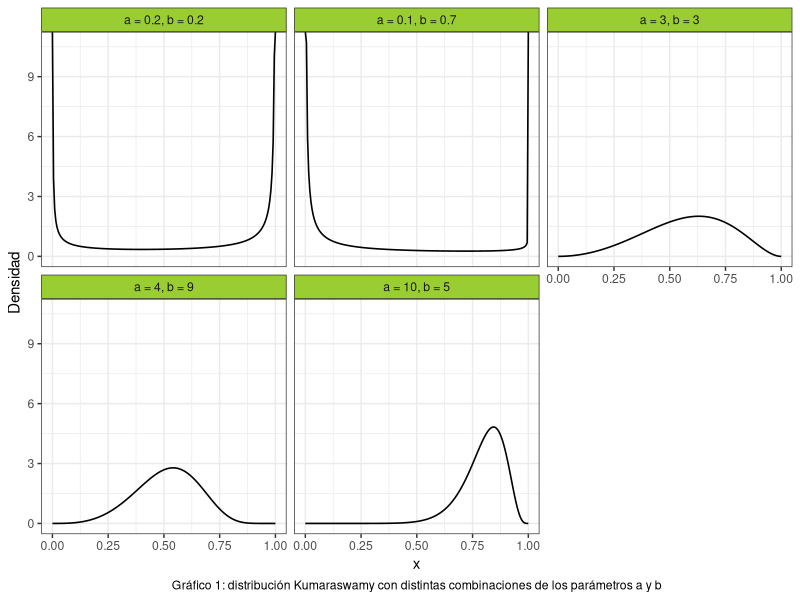
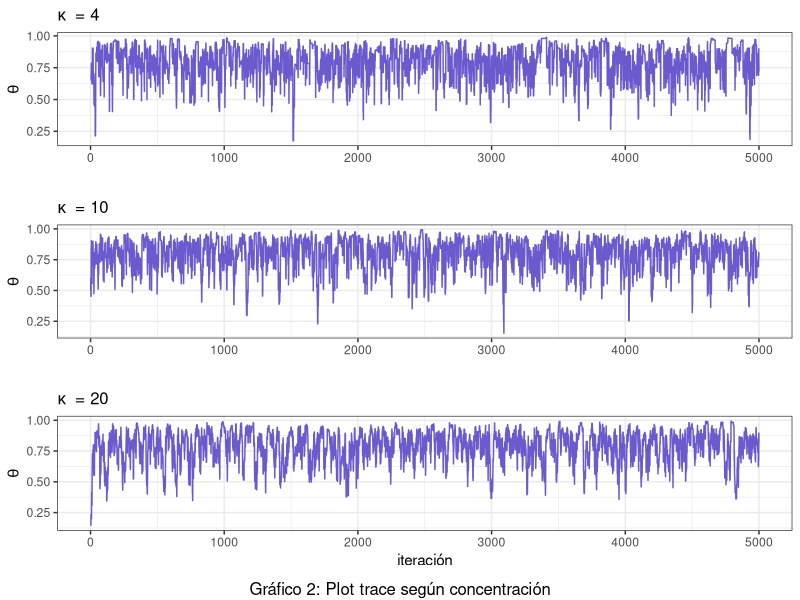
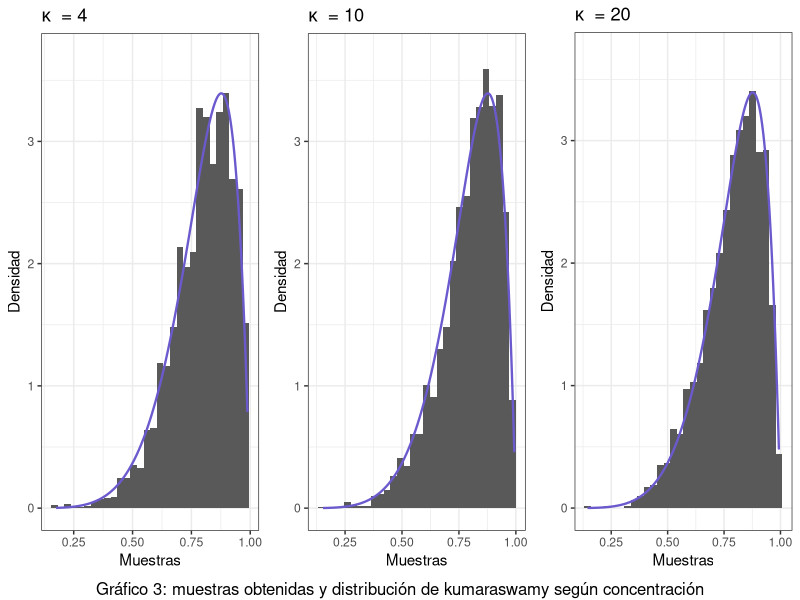
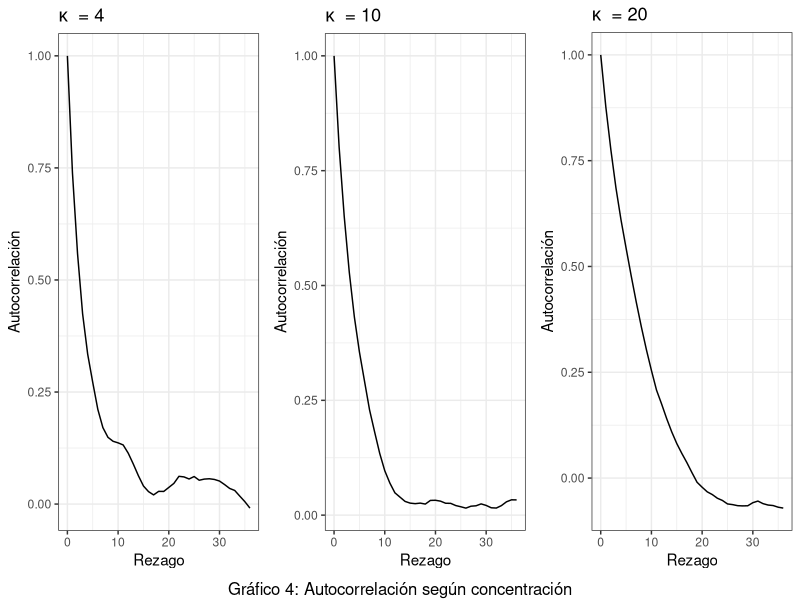
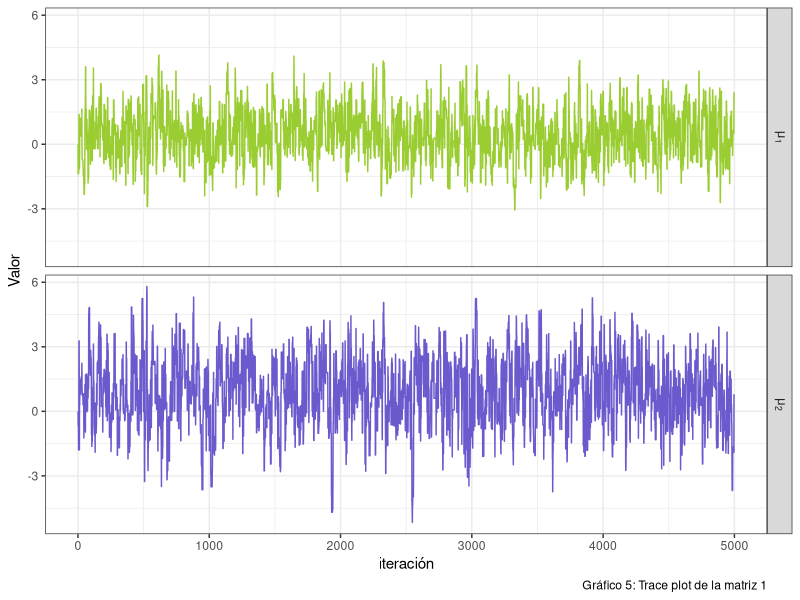
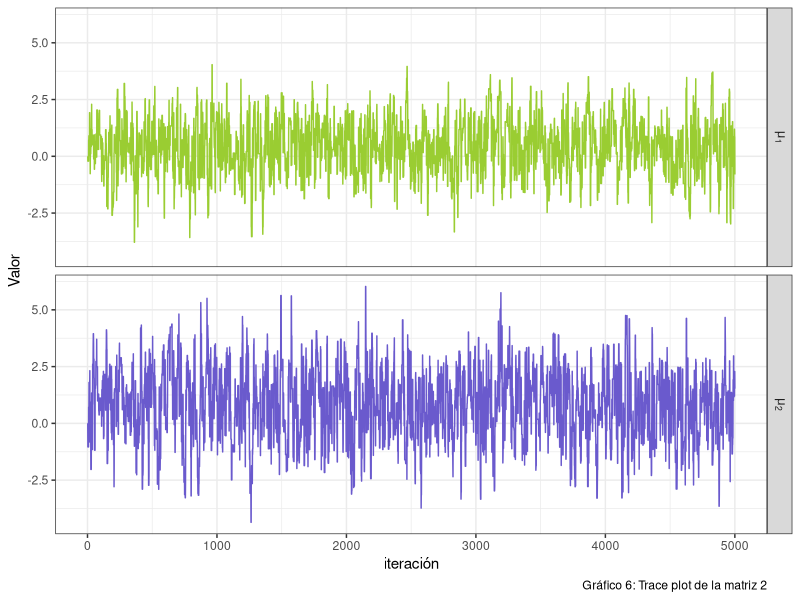
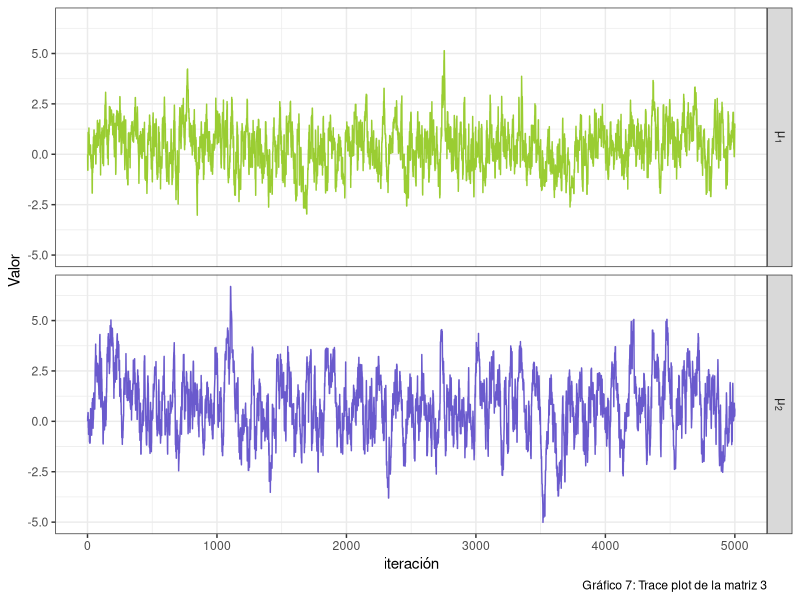
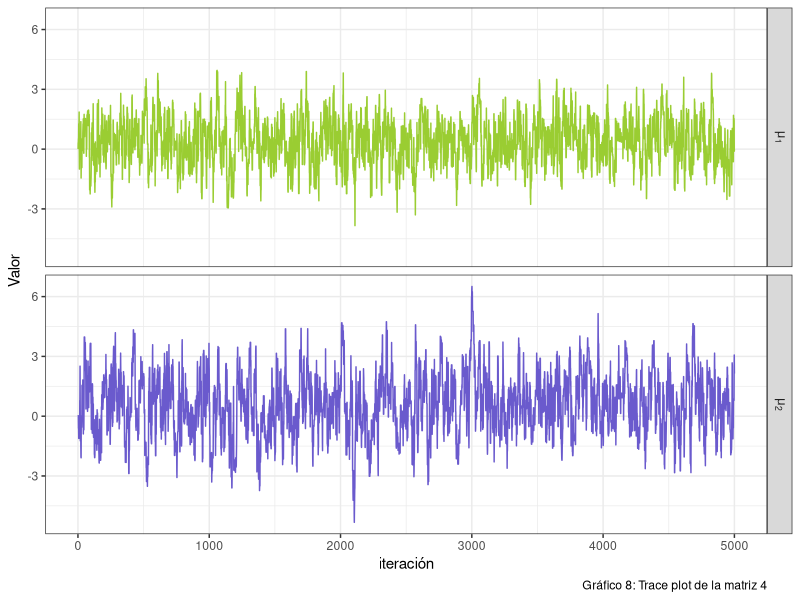

Reproduce these figures in R, in order.
## ---- chunk 1
#Librerias
library(ggplot2)
library(dplyr)
library(gridExtra)
library(kableExtra)
library(stats)
library(mvtnorm)
set.seed(394)
## ---- chunk 2
# Función de Metropolis-Hastings

cant_saltos <- 0  # se inicia en 0 el contador de saltos

sample_mh <- function(d_objetivo, r_propuesta, d_propuesta, p_inicial, n) {
  muestras <- matrix(nrow = n, ncol = length(p_inicial))
  muestras[1, ] <- p_inicial
  
  for(i in 2:n) {
    p_actual <- muestras[i-1,]
    p_nuevo <- r_propuesta(p_actual)
    
    f_nuevo <- d_objetivo(p_nuevo)
    f_actual <- d_objetivo(p_actual)
    
    q_actual <- d_propuesta(p_actual, mean = p_nuevo)
    q_nuevo <- d_propuesta(p_nuevo, mean = p_actual)
    
    alpha <- min(1, (f_nuevo/f_actual)*(q_actual/q_nuevo))
    aceptar <- rbinom(1, 1, alpha)
    
    if(aceptar) { 
      muestras[i,] <- p_nuevo
      cant_saltos <- cant_saltos + 1
      
    } else {
      muestras[i,] <- p_actual
    }
  }
  
  if (ncol(muestras) == 1) {
    muestras <- as.vector(muestras)
  } 
  return(list(muestras=muestras,cant_saltos=cant_saltos))
}

## ---- chunk 3
#Punto 2
# Crear grilla para los valores de "x"
grid_n <- 200
x_grid <- seq(0, 1, length.out = grid_n)

kumaraswamy <- function(x, a, b){
  a*b*(x^(a-1))*((1-(x^a))^(b-1))
}

a <- c(0.2, 0.1, 3, 4, 10)
b <- c(0.2, 0.7, 3, 9, 5)


#Creamos un data frame para graficar la distribución de Kumaraswamy:

data1 <- data.frame(
  Funcion = as.factor(rep(1:5, each = grid_n)),
  Densidad = numeric(5 * grid_n),
  Grilla = rep(x_grid, times = 5)
) 

# Completamos el data frame con las densidades:
for(i in 1:5) {
    indices <- seq(from = 1 + (i - 1) * 200, to = 200 + (i - 1) * 200)
    data1$Densidad[indices] <- kumaraswamy(x_grid, a[i], b[i])
}

# Cambiamos las etiquetas de las variables para mejorar el gráfico
levels(data1$Funcion) <- c("a = 0.2, b = 0.2",
                           "a = 0.1, b = 0.7",
                           "a = 3, b = 3",
                           "a = 4, b = 9",
                           "a = 10, b = 5")

ggplot(data = data1, aes(x = Grilla, y = Densidad)) +
  geom_line(size = 0.55) +
  facet_wrap(~Funcion) +
  theme_bw() +
  labs(x = "x",
       caption = "Gráfico 1: distribución Kumaraswamy con distintas combinaciones de los parámetros a y b") + 
  theme(
    strip.background = element_rect(fill = "olivedrab3"),
    plot.caption = element_text(hjust = 0.5)
  )

## ---- chunk 4
#Punto 3
concentracion3 <- c(4,10,20)
tabla3 <- data.frame ( 
  concentracion = rep(concentracion3, each = 5000),
  muestra = numeric(15000)
  )
tasa3 <- numeric(3)

for (i in 1:3) {
#Funciones a usar
d_objetivo3 <- function(x) kumaraswamy(x, 6, 2)
d_propuesta3 <- function(x, mean) dbeta(x, shape1 = mean * concentracion3[i], shape2 = (1-mean) * concentracion3[i])
r_propuesta3 <- function(x) rbeta(1, shape1 = x * concentracion3[i], shape2 = (1-x) * concentracion3[i])
#Donde x hace referencia a mu
n3 <- 5000
p_inicial3 <- rbeta(1,shape1=2,shape2=2)
funcion3 <- sample_mh(d_objetivo3, r_propuesta3, d_propuesta3, p_inicial3, n3)
indices <- seq(from = 1 + (i - 1) * 5000, to = 5000 + (i - 1) * 5000)
tabla3$muestra[indices] <- funcion3$muestras

tasa3[i] <- funcion3$cant_saltos/n3
} 

#Tasa de aceptacion
  data.frame(
  Concentracion = c("4","10","20"),
  "Tasa de aceptación" = tasa3
) %>%
  kable(align = "c") %>%
  kable_styling(bootstrap_options = c("striped","hover","condensed"),
                latex_options = c("hold_position")) %>%
    add_footnote("Tabla 1: Tasa de aceptación")
## ---- chunk 5

#Trace plots
plot_trace <- function(x){
  data.frame(x = seq_along(x), y = x) %>% 
    ggplot() +
    geom_line(aes(x = x, y = y), color = "slateblue")+
    theme_bw() +
    theme(plot.title = element_text(size = 12))
}

grafico3_2 <- plot_trace(tabla3$muestra[1:5000]) +
              labs(x = "", y = expression(theta), 
                   title = expression(kappa ~ " = 4"))
grafico3_3 <- plot_trace(tabla3$muestra[5001:10000]) +
              labs(x = "", y = expression(theta), 
                   title = expression(kappa ~ " = 10"))
grafico3_4 <- plot_trace(tabla3$muestra[10001:15000]) +
              labs(x = "iteración", y = expression(theta), 
                   title = expression(kappa ~ " = 20"))

grid.arrange(grafico3_2,grafico3_3,grafico3_4, nrow=3, bottom ="Gráfico 2: Plot trace según concentración")+
  theme(legend.text = element_text(size = 6))
## ---- chunk 6

#Histogramas
plot_hist <- function(x, d_objetivo3) {
  x_seq <- seq(min(x), max(x), length.out = n3)
  df_hist <- data.frame(x = x)
  df_line <- data.frame(x = x_seq, y = d_objetivo3(x_seq))
  
  ggplot(df_hist)+
    geom_histogram(aes(x = x, y =after_stat(density))) +
    geom_line(aes(x = x, y = y), data = df_line, 
              color = "slateblue", size = 0.8) +
    ylim(c(0,3.7)) +
    theme_bw()
}

grafico3_5 <- plot_hist(tabla3$muestra[1:5000],d_objetivo3) +
  labs (x = "Muestras", y = "Densidad",
        title = expression(kappa ~ " = 4"))
grafico3_6 <- plot_hist(tabla3$muestra[5001:10000],d_objetivo3) +
  labs (x = "Muestras", y = "Densidad",
        title = expression(kappa ~ " = 10"))
grafico3_7 <- plot_hist(tabla3$muestra[10001:15000],d_objetivo3) +
  labs (x = "Muestras", y = "Densidad",
        title = expression(kappa ~ " = 20"))

grid.arrange(grafico3_5,grafico3_6,grafico3_7,nrow=1, bottom = "Gráfico 3: muestras obtenidas y distribución de kumaraswamy según concentración") +
  theme(legend.text = element_text(size = 6))

## ---- chunk 7

#Graficos de autocorrelacion
plot_acf <- function(data, title) {
  acf_result <- acf(data, plot = FALSE)
  ggplot() +
    geom_line(aes(y = acf_result$acf, x = acf_result$lag)) +
    labs(title = title, x = "Rezago", y = "Autocorrelación") +
    theme_bw()
}


grafico3_8 <- plot_acf(tabla3$muestra[1:5000],
                       expression(kappa ~ " = 4"))
grafico3_9 <- plot_acf(tabla3$muestra[5001:10000], 
                       expression(kappa ~ " = 10"))
grafico3_10 <- plot_acf(tabla3$muestra[10001:15000], 
                        expression(kappa ~ " = 20"))

grid.arrange(grafico3_8,grafico3_9,grafico3_10,nrow=1,  bottom = "Gráfico 4: Autocorrelación según concentración") +
  theme(legend.text = element_text(size = 6))

## ---- chunk 8
#Punto 4
muestra4_1 <- tabla3$muestra[1:5000]
muestra4_2 <- tabla3$muestra[5001:10000]
muestra4_3 <- tabla3$muestra[10001:15000]

#Calculo de la media y los percentiles 5 y 95 para X:
data.frame(
  Muestra = c("1", "2", "3"),
  Concentración = c("k=4", "k=10", "k=20"),
  Medias =  c(mean(muestra4_1), mean(muestra4_2), mean(muestra4_3)),
  Percentil_5 = c(quantile(muestra4_1, prob = c(0.05)),
                  quantile(muestra4_2, prob = c(0.05)),
                  quantile(muestra4_3, prob = c(0.05))
                  ),
  Percentil_95 = c(quantile(muestra4_1, prob = c(0.95)),
                  quantile(muestra4_2, prob = c(0.95)),
                  quantile(muestra4_3, prob = c(0.95))
                  )
) %>%
  kable(align = "c") %>%
  kable_styling(bootstrap_options = c("striped","hover","condensed"),
                latex_options = c("hold_position")) %>%
  add_footnote("Tabla 2: Media y percentiles de X")
## ---- chunk 9
#Cálculo de la media y los percentiles 5 y 95 para logit(X):
l_m1 <- log((muestra4_1/(1-muestra4_1)))
l_m2 <- log((muestra4_2/(1-muestra4_2)))
l_m3 <- log((muestra4_3/(1-muestra4_3)))



data.frame(
  Muestra = c("1", "2", "3"),
  Concentración = c("k=4", "k=10", "k=20"),
  Medias = c(mean(l_m1), mean(l_m2), mean(l_m3)),
  Percentil_5 = c(quantile(l_m1, prob = c(0.05)),
                  quantile(l_m2, prob = c(0.05)),
                  quantile(l_m3, prob = c(0.05))),
  Percentil_95 = c(quantile(l_m1, prob = c(0.95)),
                   quantile(l_m2, prob = c(0.95)),
                   quantile(l_m3, prob = c(0.95)))
  ) %>%
  kable(align = "c") %>%
  kable_styling(bootstrap_options = c("striped","hover","condensed"),
                latex_options = c("hold_position")) %>%
  add_footnote("Tabla 3: Media y percentiles de logit(X)")
## ---- chunk 10
#Paso 7

# Funciones a utilizar

#1.Trace plot
plot_trace <- function(x, y) {
  n <- length(x)
  df <- data.frame(
    x = rep(1:n, 2),
    y = c(x,y),
    parametro = factor(rep(1:2, each = n), labels = c(expression(mu[1]), expression(mu[2]))) 
  )
  
  ggplot(df) +
    geom_line(aes(x = x, y = y, color = parametro)) +
    facet_wrap(~parametro, labeller = label_parsed,
               nrow = 2, strip.position = "right") +
    scale_color_manual(values = c("olivedrab3","slateblue")) +
    labs(x = "iteración", y = "Valor") +
    theme_bw()
}



#2. Número efectivo de muestras
n_eff <- function(muestras){
  S <- length(muestras)
  autocorr <- acf(muestras, plot = F, lag = Inf)$acf
  limite <- which((autocorr < 0.001))[1] #sumamos hasta ese valor
  denom <- 1 + 2 * sum(autocorr[2:limite])
  
  S/denom
  
}


n7 <- 5000
funcion7_1 <- function(matriz_cov) {
    d_objetivo7 <- function(x) dmvnorm(x,c(0.4,0.75),matrix(c(1.35,0.4,0.4,2.4),nrow=2))
    d_propuesta7 <- function(x, mean) dmvnorm(x,mean = mean ,sigma = matriz_cov)
    r_propuesta7 <- function(x) rmvnorm(1, mean = x, sigma = matriz_cov)  


funcion7 <- sample_mh(d_objetivo7,r_propuesta7,d_propuesta7,c(0,0),n7)
muestra7 <- funcion7$muestras
grafico7_1 <- plot_trace(muestra7[,1],muestra7[,2])
n_eff7_1 <- n_eff(muestra7[,1])
n_eff7_2 <- n_eff(muestra7[,2])
 return(list(grafico = grafico7_1, n1 = n_eff7_1, n2 = n_eff7_2,
             muestra7 = muestra7))

}

#Evalucación de diferentes matrices de variancia y covariancia
matriz1 <- funcion7_1(matrix(c(2, 0.5, 0.5, 3), nrow = 2))
matriz2 <- funcion7_1(matrix(c(2, 0, 0, 3), nrow = 2))
matriz3 <- funcion7_1(matrix(c(0.4, 0, 0, 0.4), nrow = 2))
matriz4 <- funcion7_1(matrix(c(1, 0, 0, 1), nrow = 2))
matriz5 <- funcion7_1(matrix(c(5, 0, 0, 6), nrow = 2))

matriz1$grafico + labs(caption = "Gráfico 5: Trace plot de la matriz 1") +
    theme(legend.position = "none")
matriz2$grafico + labs(caption = "Gráfico 6: Trace plot de la matriz 2") +
    theme(legend.position = "none")
matriz3$grafico + labs(caption = "Gráfico 7: Trace plot de la matriz 3") +
    theme(legend.position = "none")
matriz4$grafico + labs(caption = "Gráfico 8: Trace plot de la matriz 4") +
    theme(legend.position = "none")
matriz5$grafico + labs(caption = "Gráfico 9: Trace plot de la matriz 5") +
    theme(legend.position = "none")

## ---- chunk 11
data.frame(
  Matriz = c("1", "2", "3", "4", "5"),
  Num_efectivo_p1 = trunc(c(matriz1$n1, matriz2$n1, matriz3$n1, matriz4$n1, matriz5$n1)),
  Num_efectivo_p2 = trunc(c(matriz1$n2, matriz2$n2, matriz3$n2, matriz4$n2, matriz5$n2))
  ) %>%
  kable(align = "c") %>%
  kable_styling(bootstrap_options = c("striped","hover","condensed"),
                latex_options = c("hold_position")) %>%
  add_footnote("Tabla 4: Números efectivos de muestras para cada matriz y cada parámetro")

#Nos quedamos con la ultima matriz.
## ---- chunk 12
#Punto 8: se calculan las probabilidades con la última matriz de var y cov.
muestra7 <- as.data.frame(matriz5$muestra7)
colnames(muestra7) <- c("X", "Y")

#Probabilidades estimadas
#Probabilidad n°1:
prob1 <- muestra7 %>% 
  filter(X > 1) %>% 
  count(Y < 0)

p1 <- prob1$n[2]/(n7)


#Probabilidad n°2:
prob2 <- muestra7 %>% 
  filter(X > 1) %>% 
  count(Y > 2)

p2 <- prob2$n[2]/(n7)



#Probabilidad n°3:
prob3 <- muestra7 %>% 
  filter(X > 0.4) %>% 
  count(Y > 0.75)

p3 <- prob3$n[2]/(n7)



#Probabilidades reales:

#Probabilidad n°1:
p4 <- pmvnorm(lower = c(1, -Inf), upper = c(Inf, 0), 
        mean = c(0.4, 0.75), sigma = matrix(c(1.35, 0.4, 0.4, 2.4), nrow = 2))

#Cómo funcionan "lower" y "upper"? 
#"lower" es un vector que indica los limites inferiores de cada variable: 1 para X y -Infinito para Y; "upper" funciona de manera igual.


#Probabilidad n°2:
p5 <- pmvnorm(lower = c(1, 2), upper = c(Inf, Inf), 
        mean = c(0.4, 0.75), sigma = matrix(c(1.35, 0.4, 0.4, 2.4), nrow = 2))



#Probabilidad n°3:
p6 <- pmvnorm(lower = c(0.4, 0.75), upper = c(Inf, Inf), 
        mean = c(0.4, 0.75), sigma = matrix(c(1.35, 0.4, 0.4, 2.4), nrow = 2))

data.frame (
  Probabilidad = c("i","ii","iii"),
  Estimada = c(p1,p2,p3),
  Real = c(p4,p5,p6)
) %>%
  kable(align = "c") %>%
  kable_styling(bootstrap_options = c("striped","hover","condensed"),
                latex_options = c("hold_position")) %>%
  add_footnote("Tabla 5: Probabilidades estimadas y reales")
## ---- chunk 13
#Punto 9

p_estrella <- function(x, a, b){
  exp(-((((a - x[1])^2) + b * ((x[2] - x[1])^2))^2))
}



n9 <- 5000

funcion9_1 <- function(matriz_cov) {
    d_objetivo9 <- function(x) p_estrella(x, 0.5, 5)
    d_propuesta9 <- function(x, mean) dmvnorm(x, mean = mean, sigma = matriz_cov)
    r_propuesta9 <- function(x) rmvnorm(1, mean = x, sigma = matriz_cov)  
    
    funcion9 <- sample_mh(d_objetivo9,r_propuesta9,d_propuesta9,c(0,0),n9)
    muestra9 <- funcion9$muestras
    grafico9_1 <- plot_trace(muestra9[,1],muestra9[,2])
    
    n_eff9_1 <- n_eff(muestra9[,1])
    n_eff9_2 <- n_eff(muestra9[,2])
    tasa9 <- funcion9$cant_saltos/n9
    autocorr_1 <- acf(muestra9[,1], plot = F)
    autocorr_2 <- acf(muestra9[,2], plot = F)
    
    return(list(grafico = grafico9_1, n1 = n_eff9_1, n2 = n_eff9_2,
             muestra9 = muestra9, tasa9 = tasa9, autocorr_p1 = autocorr_1,
             autocorr_p2 = autocorr_2))

}


matriz1 <- funcion9_1(matrix(c(0.3, 0.1, 0.1, 0.2), nrow = 2))
matriz2 <- funcion9_1(matrix(c(2, 0, 0, 2), nrow = 2))
matriz3 <- funcion9_1(matrix(c(4, 1, 1, 4), nrow = 2))



grafico9_1_1 <- ggplot()+
  geom_line(aes(y = matriz1$autocorr_p1$acf, x = matriz1$autocorr_p1$lag)) +
  labs (title = "Autocorrelación para 'a' ", x = "Rezago", y = "Autocorrelación")

grafico9_1_2 <- ggplot()+
  geom_line(aes(y = matriz1$autocorr_p2$acf, x = matriz1$autocorr_p2$lag)) +
  labs (title = "Autocorrelación para 'b' ", x = "Rezago", y = "Autocorrelación")


grafico9_2_1 <- ggplot()+
  geom_line(aes(y = matriz2$autocorr_p1$acf, x = matriz2$autocorr_p1$lag)) +
  labs (title = "Autocorrelación para 'a' ", x = "Rezago", y = "Autocorrelación")

grafico9_2_2 <- ggplot()+
  geom_line(aes(y = matriz2$autocorr_p2$acf, x = matriz2$autocorr_p2$lag)) +
  labs (title = "Autocorrelación para 'b' ", x = "Rezago", y = "Autocorrelación")

grafico9_3_1 <- ggplot()+
  geom_line(aes(y = matriz3$autocorr_p1$acf, x = matriz3$autocorr_p1$lag)) +
  labs (title = "Autocorrelación para 'a' ", x = "Rezago", y = "Autocorrelación")


grafico9_3_2 <- ggplot()+
  geom_line(aes(y = matriz3$autocorr_p2$acf, x = matriz3$autocorr_p2$lag)) +
  labs (title = "Autocorrelación para 'b' ", x = "Rezago", y = "Autocorrelación")
## ---- chunk 14
grid.arrange(matriz1$grafico, matriz3$grafico, ncol= 2)

tasas <- data.frame(
  Matriz = c("1", "2", "3"),
  Tasa = c(matriz1$tasa9, matriz2$tasa9, matriz3$tasa9)
)


grid.arrange(grafico9_1_1, grafico9_2_1, grafico9_3_1, ncol = 3)
grid.arrange(grafico9_1_2, grafico9_2_2, grafico9_3_2, ncol = 3)
## ---- chunk 15
#Punto 10
muestra9 <- as.data.frame(matriz1$muestra9)
colnames(muestra9) <- c("X", "Y")

#Probabilidades estimadas
#Probabilidad n°1:
prob1 <- muestra9 %>% 
  filter(X > 0 & X < 1 ) %>% 
  count(Y < 1 & Y > 0)

prob1$n[2]/(n9)



#Probabilidad n°2:
prob2 <- muestra9 %>% 
  filter(X > -1 & X < 0 ) %>% 
  count(Y < 1 & Y > 0)

prob2$n[2]/(n9)




#Probabilidad n°3:
prob3 <- muestra9 %>% 
  filter(X > 1 & X < 2 ) %>% 
  count(Y < 3 & Y > 2)

prob3$n[2]/(n9)
## ---- chunk 16
# Punto 11
# Calculo P(0<X1<1, 0<X2<1)

k <- 10000
u <- matrix(runif(k*2), ncol = 2)
p_estrella_eval <- numeric(k)

for (i in 1:k) {
  p_estrella_eval[i] <- p_estrella(u[i,], 0.5, 5)
}

rdo_prob1 <- mean(p_estrella_eval)

# Calculo P(-1<X1<0, 0<X2<1)

u <- matrix(c(runif(k, min = -1, max = 0),
              runif(k, min = 0, max = 1)),
            ncol = 2)

for (i in 1:k) {
  p_estrella_eval[i] <- p_estrella(u[i,], 0.5, 5)
}

rdo_prob2 <- mean(p_estrella_eval)

# Calculo P(1<X1<2, 2<X2<3)

u <- matrix(c(runif(k, min = 1, max = 2),
              runif(k, min = 2, max = 3)),
            ncol = 2)

for (i in 1:k) {
  p_estrella_eval[i] <- p_estrella(u[i,], 0.5, 5)
}

rdo_prob3 <- mean(p_estrella_eval)
